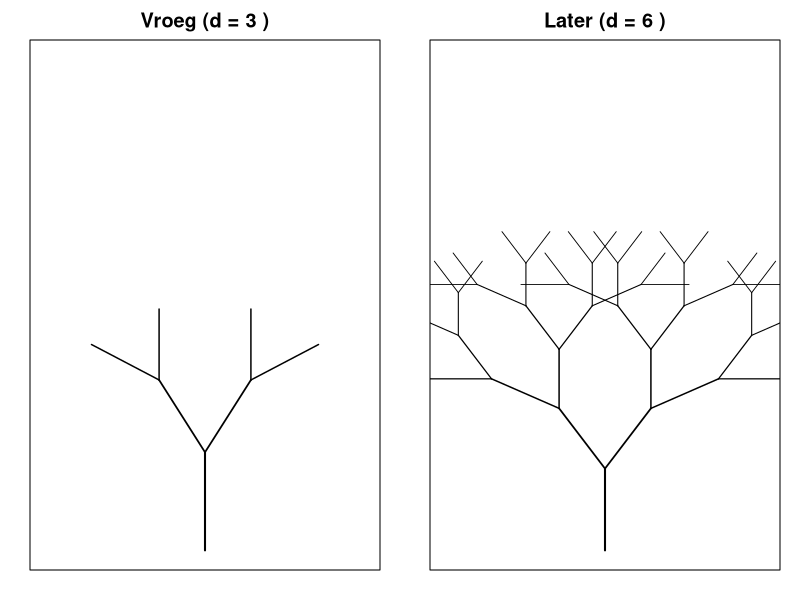
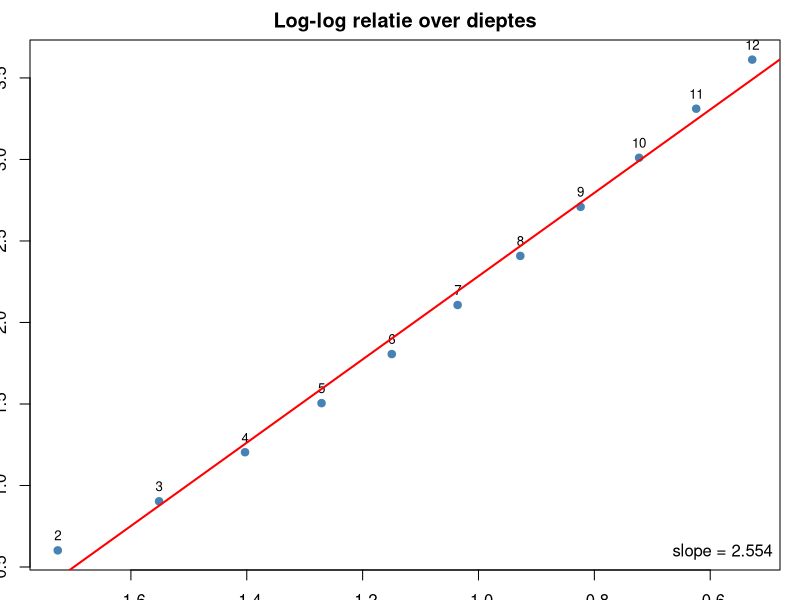

The R source for these figures, in order:
## ---- chunk 1
# Recursieve tekenfunctie
draw_branch <- function(x0, y0, angle, length, depth, k = 2, scale = 0.85) {
  if (depth == 0) return(NULL)
  x1 <- x0 + length * cos(angle)
  y1 <- y0 + length * sin(angle)
  segments(x0, y0, x1, y1, lwd = pmax(0.5, length*2))
  spread <- pi/6
  angles <- seq(angle - spread, angle + spread, length.out = k)
  for (a in angles) draw_branch(x1, y1, a, length * scale, depth - 1, k, scale)
}

# Samenvatting (analytisch, geen coördinaten nodig)
summarize_tree <- function(k = 2, depth = 5, length0 = 1, radius0 = 0.04, scale = 0.85) {
  counts <- sapply(0:depth, function(d) if (d==0) 1 else k^d)
  lengths <- sapply(0:depth, function(d) length0 * scale^d)
  radii   <- sapply(0:depth, function(d) radius0 * scale^d)
  total_volume <- sum(pi * (radii^2) * lengths * counts)
  n_terminal <- counts[length(counts)]
  list(total_volume = total_volume, n_terminal = n_terminal)
}

# Parameters: kies s zodat k * s^3 > 1
k <- 2
scale <- 0.85   # 2 * 0.85^3 ≈ 1.23 > 1
length0 <- 1
radius0 <- 0.04

# Twee tijdstippen (schematisch)
depth_early <- 3
depth_late  <- 6

par(mfrow = c(1,2), mar = c(1.5,1.5,2,1))
plot(NULL, xlim = c(-1.5,1.5), ylim = c(0,5), xaxt='n', yaxt='n', xlab='', ylab='', main = paste("Vroeg (d =", depth_early, ")"))
draw_branch(0, 0, pi/2, length0, depth_early, k = k, scale = scale)
plot(NULL, xlim = c(-1.5,1.5), ylim = c(0,6), xaxt='n', yaxt='n', xlab='', ylab='', main = paste("Later (d =", depth_late, ")"))
draw_branch(0, 0, pi/2, length0, depth_late, k = k, scale = scale)
par(mfrow = c(1,1))

# Bereken proxies over dieptes 
depths <- 2:12
mass <- numeric(length(depths))
total_met <- numeric(length(depths))
for (i in seq_along(depths)) {
  s <- summarize_tree(k = k, depth = depths[i], length0 = length0, radius0 = radius0, scale = scale)
  mass[i] <- s$total_volume
  total_met[i] <- s$n_terminal
}

# Log-log plot en regressie
plot(log10(mass), log10(total_met), pch = 19, col = "steelblue",
     xlab = "log10(totaal volume)", ylab = "log10(aantal terminale eenheden)",
     main = "Log-log relatie over dieptes")
text(log10(mass), log10(total_met), labels = depths, pos = 3, cex = 0.8)
fit <- lm(log10(total_met) ~ log10(mass))
abline(fit, col = "red", lwd = 2)
legend("bottomright", legend = paste0("slope = ", round(coef(fit)[2], 3)), bty = "n")
